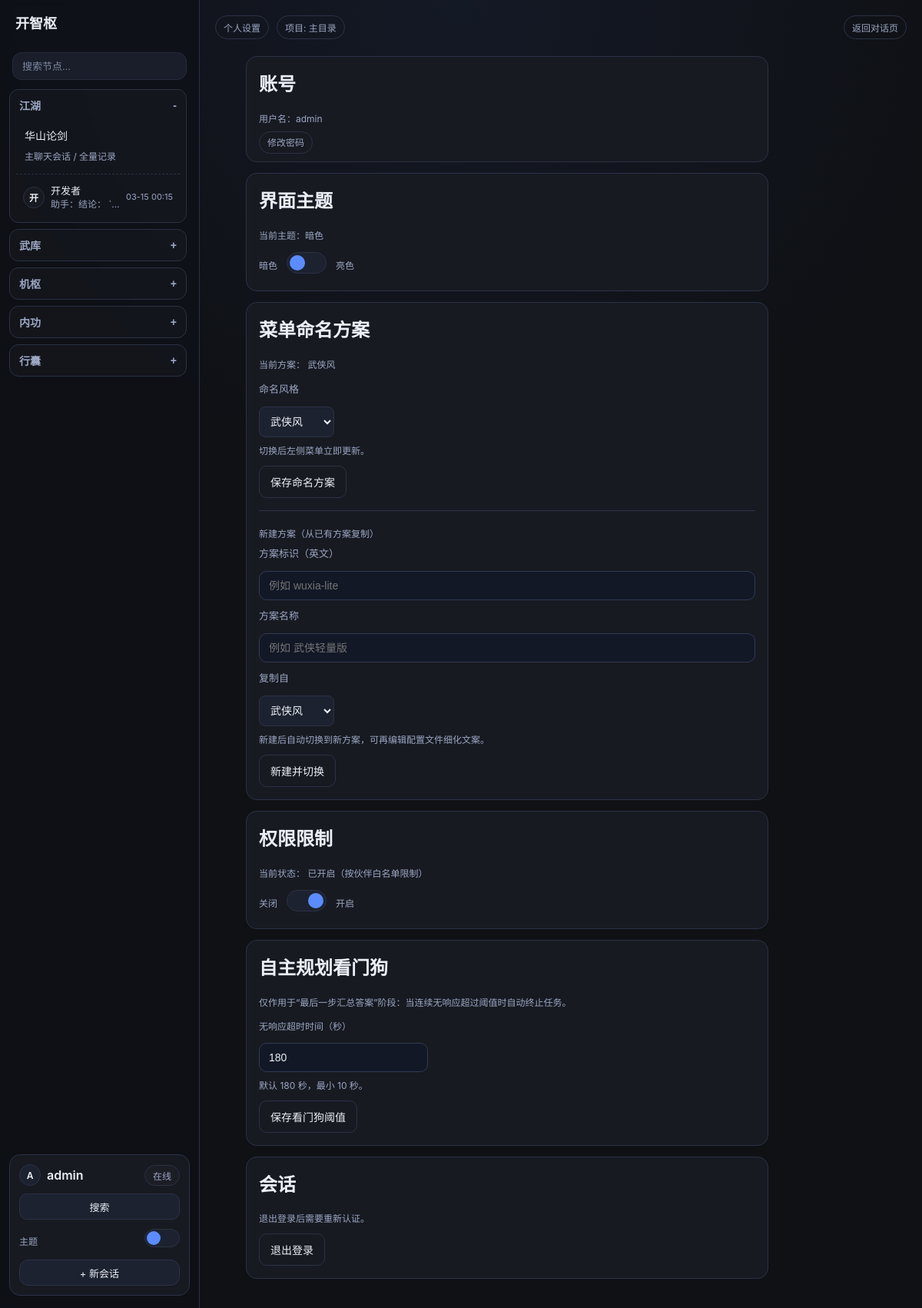
Before: /settings/profile/ (signed in) with the older database file.
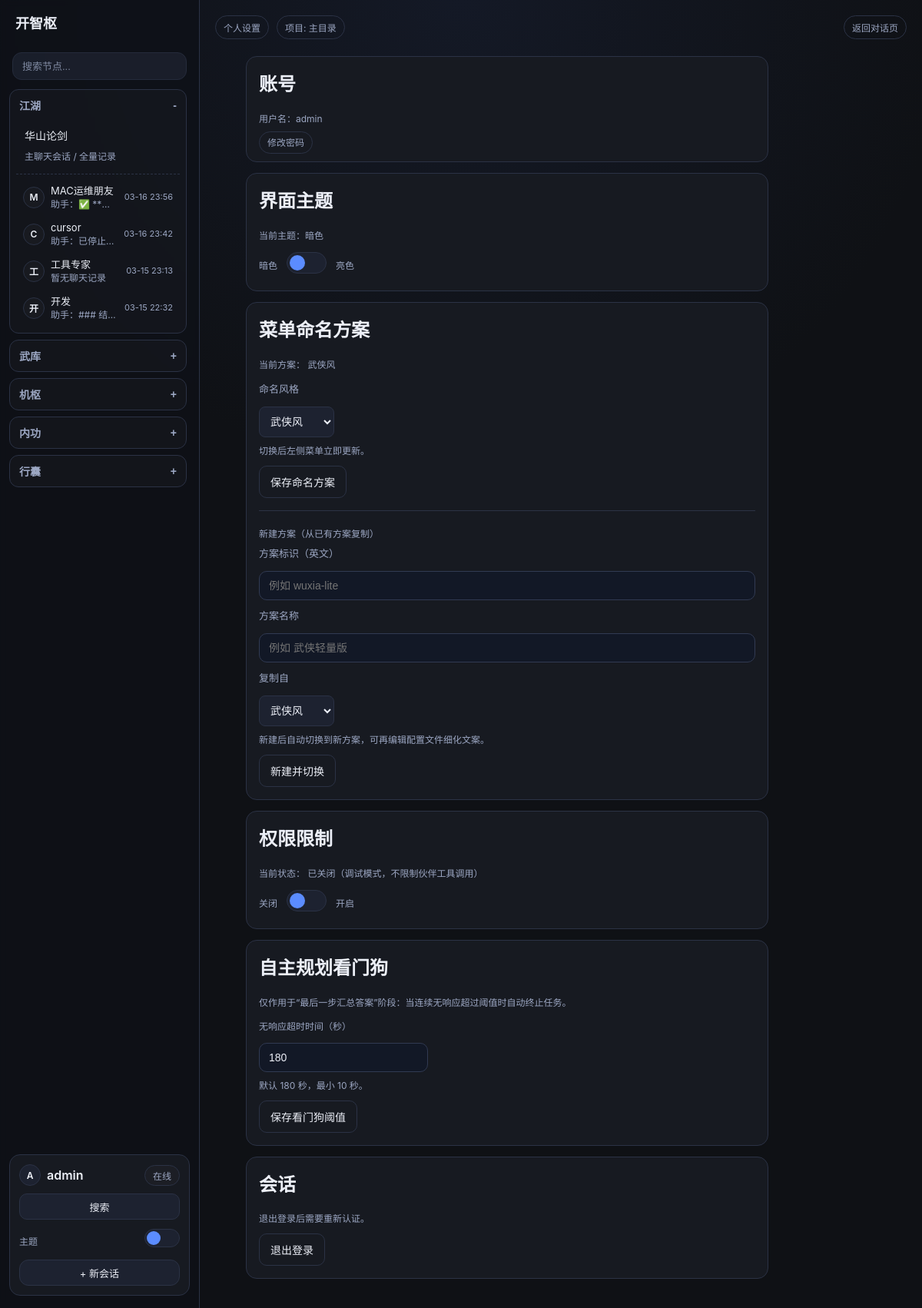
After: the same page with the newer database file.
### collector/models.py (models this page shows, shortened)
class CompanionProfile(models.Model):
    LLM_ROUTING_MANUAL = "manual"
    LLM_ROUTING_AUTO = "auto"
    LLM_ROUTING_CHOICES = [
        (LLM_ROUTING_MANUAL, "手动模式"),
        (LLM_ROUTING_AUTO, "自动模式"),
    ]
    LLM_SOURCE_API = "api"
    LLM_SOURCE_LOCAL = "local"
    LLM_SOURCE_CHOICES = [
        (LLM_SOURCE_API, "大模型 API"),
        (LLM_SOURCE_LOCAL, "本地模型"),
    ]
    name = models.CharField(max_length=80, verbose_name="伙伴标识")
    display_name = models.CharField(max_length=120, blank=True, verbose_name="展示名称")
    role_title = models.CharField(max_length=120, blank=True, verbose_name="角色名称")
    persona = models.TextField(blank=True, verbose_name="角色描述")
    tone = models.CharField(max_length=120, blank=True, verbose_name="回复语气")
    memory_notes = models.TextField(blank=True, verbose_name="记忆摘要")
    llm_routing_mode = models.CharField(
        max_length=20,
        choices=LLM_ROUTING_CHOICES,
        default=LLM_ROUTING_MANUAL,
        verbose_name="模型路由模式",
    )
    llm_source_type = models.CharField(
        max_length=20,
        choices=LLM_SOURCE_CHOICES,
        default=LLM_SOURCE_API,
        verbose_name="模型来源",
    )
    llm_api_config = models.ForeignKey(
        LLMApiConfig,
        on_delete=models.SET_NULL,
        related_name="companion_profiles",
        null=True,
        blank=True,
        verbose_name="API 模型配置",
    )
    local_llm_config = models.ForeignKey(
        LocalLLMConfig,
        on_delete=models.SET_NULL,
        related_name="companion_profiles",
        null=True,
        blank=True,
        verbose_name="本地模型配置",
    )
    default_model_name = models.CharField(max_length=120, blank=True, verbose_name="默认使用模型")
    backup_model_tokens = models.JSONField(default=list, blank=True, verbose_name="备用模型列表")
    allowed_agent_modules_text = models.CharField(
        max_length=200,
        blank=True,
        verbose_name="可调用智能体模块",
        help_text="逗号分隔，如 mindforge,skills",
    )
    allowed_control_modules_text = models.CharField(
        max_length=200,
        blank=True,
        verbose_name="可调用组件模块",
        help_text="逗号分隔，如 observe,handle",
    )
    allowed_toolsets_text = models.CharField(
        max_length=300,
        blank=True,
        verbose_name="可调用工具集",
        help_text="逗号分隔，如 component_call_tool,knowledge_curation_tool",
    )
    allowed_control_components_text = models.TextField(
        blank=True,
        verbose_name="可调用组件",
        help_text="逗号分隔 component_key，如 handle.file_reader_component",
    )
    allowed_control_functions_text = models.TextField(
        blank=True,
        verbose_name="可调用组件 API",
        help_text="逗号分隔函数路径，如 component.observe.understand_current_screen",
    )
    adapter_type = models.CharField(
        max_length=40,
        blank=True,
        default="",
        verbose_name="adapter 类型",
        help_text="外部 agent adapter 类型标识，如 process、http；空值表示不使用 adapter",
    )
    adapter_config = models.JSONField(
        default=dict,
        blank=True,
        verbose_name="adapter 配置",
        help_text="adapter 专属配置参数，JSON 格式",
    )
    knowledge_path = models.CharField(
        max_length=300,
        blank=True,
        verbose_name="知识库路径",
        help_text="相对项目根目录，如 data/companions/er-gou/knowledge",
    )
    is_active = models.BooleanField(default=True, verbose_name="是否启用")
    project = models.ForeignKey(
        Project,
        on_delete=models.CASCADE,
        related_name="companions",
        verbose_name="所属项目",
        null=True,
        blank=True,
    )
    created_by = models.ForeignKey(
        settings.AUTH_USER_MODEL,
        on_delete=models.CASCADE,
        related_name="companions",
        verbose_name="创建人",
    )
    created_at = models.DateTimeField(auto_now_add=True, verbose_name="创建时间")
    updated_at = models.DateTimeField(auto_now=True, verbose_name="更新时间")
    class Meta:
        verbose_name = "伙伴配置"
        verbose_name_plural = "伙伴配置"
        ordering = ["-updated_at", "name"]
        constraints = [
            models.UniqueConstraint(fields=["created_by", "project", "name"], name="uniq_user_project_companion"),
        ]
    def get_allowed_agent_modules(self):
        return [item for item in self.allowed_agent_modules_text.split(",") if item]
    def get_allowed_control_modules(self):
        return [item for item in self.allowed_control_modules_text.split(",") if item]
    def get_allowed_toolsets(self):
        return [item for item in self.allowed_toolsets_text.split(",") if item]
    def get_allowed_control_components(self):
        return [item for item in self.allowed_control_components_text.split(",") if item]
    def get_allowed_control_functions(self):
        return [item for item in self.allowed_control_functions_text.split(",") if item]

class RequirementMessage(models.Model):
    ROLE_USER = "user"
    ROLE_ASSISTANT = "assistant"
    ROLE_CHOICES = [
        (ROLE_USER, "用户"),
        (ROLE_ASSISTANT, "助手"),
    ]
    session = models.ForeignKey(
        RequirementSession,
        on_delete=models.CASCADE,
        related_name="messages",
        verbose_name="所属会话",
    )
    role = models.CharField(max_length=20, choices=ROLE_CHOICES, verbose_name="角色")
    content = models.TextField(verbose_name="消息内容")
    attachment = models.FileField(upload_to="chat_attachments/", blank=True, null=True, verbose_name="上传附件")
    created_at = models.DateTimeField(auto_now_add=True, verbose_name="创建时间")
    class Meta:
        ordering = ["created_at"]
        verbose_name = "需求消息"
        verbose_name_plural = "需求消息"

class RequirementSession(models.Model):
    PHASE_COLLECTING = "collecting"  # 第一阶段：收集需求
    PHASE_ORGANIZING = "organizing"  # 第二阶段：整理需求
    PHASE_COMPLETED = "completed"    # 已完成
    PHASE_CHOICES = [
        (PHASE_COLLECTING, "需求收集中"),
        (PHASE_ORGANIZING, "需求整理中"),
        (PHASE_COMPLETED, "已完成"),
    ]
    title = models.CharField(max_length=200, verbose_name="标题")
    content = models.TextField(verbose_name="原始需求内容")
    phase = models.CharField(
        max_length=20,
        choices=PHASE_CHOICES,
        default=PHASE_COLLECTING,
        verbose_name="会话阶段"
    )
    project = models.ForeignKey(
        Project,
        on_delete=models.CASCADE,
        related_name="sessions",
        verbose_name="所属项目",
        null=True,
        blank=True,
    )
    created_by = models.ForeignKey(
        settings.AUTH_USER_MODEL,
        on_delete=models.CASCADE,
        related_name="requirement_sessions",
        verbose_name="创建人",
    )
    created_at = models.DateTimeField(auto_now_add=True, verbose_name="创建时间")
    updated_at = models.DateTimeField(auto_now=True, verbose_name="更新时间")
    class Meta:
        ordering = ["-updated_at"]
        verbose_name = "需求会话"
        verbose_name_plural = "需求会话"

### collector/views.py (the view)
# urls.py: path("settings/profile/", views.profile_settings, name="profile_settings"),
@login_required
def profile_settings(request):
    context = _build_chat_context(request)
    context.update({"current_nav": "settings_profile"})
    return render(request, "collector/profile_settings.html", context)

### collector/forms.py
class ChatMessageForm(forms.Form):
    content = forms.CharField(
        label="消息内容",
        max_length=4000,
        widget=forms.Textarea(
            attrs={"rows": 4, "placeholder": "输入你的需求内容（Shift+Enter 换行），或使用麦克风语音输入"}
        ),
        required=False,  # 允许仅发送附件而不填写文本
    )
    attachment = forms.FileField(
        label="上传附件",
        required=False,
        widget=forms.ClearableFileInput(attrs={"style": "margin-top: 10px;"}),
    )

### collector/models.py (called while the page is built)
    @classmethod
    def get_bool(cls, key: str, default: bool = True) -> bool:
        key_text = str(key or "").strip()
        if not key_text:
            return bool(default)
        raw_value = cls.objects.filter(key=key_text).values_list("value_text", flat=True).first()
        if raw_value is None:
            return bool(default)
        normalized = str(raw_value or "").strip().lower()
        if normalized in {"1", "true", "yes", "on"}:
            return True
        if normalized in {"0", "false", "no", "off"}:
            return False
        return bool(default)

### collector/views.py (called while the page is built)
def _build_companion_chat_session_marker(companion_id):
    return f"{COMPANION_CHAT_SESSION_MARKER_PREFIX}{int(companion_id)}"

### templates/collector/profile_settings.html (shortened to what the changed rows need)
{% extends "base.html" %}
{% block content %}
<div class="app-shell app-shell-settings">
    <aside class="sidebar sidebar-menu">
        {% include "collector/partials/sidebar_menu.html" %}
    </aside>
    <main class="main-panel">
        <section class="conversation">
            <div class="chat-track">
                <div class="panel settings-card">
                    <h2 style="margin-top: 0;">账号</h2>
                </div>
                <div class="panel settings-card">
                    <h2 style="margin-top: 0;">界面主题</h2>
                </div>
                <div class="panel settings-card">
                    <h2 style="margin-top: 0;">菜单命名方案</h2>
                </div>
                <div class="panel settings-card">
                    <h2 style="margin-top: 0;">权限限制</h2>
                    <div class="meta" style="margin-top: 4px;">
                        当前状态：
                        {% if permission_restriction_enabled %}
                        已开启（按伙伴白名单限制）
                        {% else %}
                        已关闭（调试模式，不限制伙伴工具调用）
                        {% endif %}
                    </div>
                    <form method="post" action="{% url 'system_settings' %}" style="margin-top: 14px;">
                        <div class="profile-theme-row">
                        </div>
                    </form>
                </div>
                <div class="panel settings-card">
                    <h2 style="margin-top: 0;">自主规划看门狗</h2>
                </div>
                <div class="panel settings-card">
                    <h2 style="margin-top: 0;">会话</h2>
                </div>
            </div>
        </section>
    </main>
</div>
{% endblock %}

### templates/collector/partials/sidebar_menu.html (shortened to what the changed rows need)
<div class="menu-tree">
    <section class="menu-section is-open" data-menu-section>
        <div class="menu-section-body">
            <div class="friend-list">
                {% for item in sidebar_companion_items %}
                <a class="friend-item {% if current_companion_nav_id == item.obj.id %}active{% endif %}" href="{% url 'companion_chat' item.obj.id %}" title="{{ item.display_name_or_name }}">
                    <span class="friend-avatar">{{ item.avatar_text }}</span>
                    <span class="friend-main">
                        <span class="friend-name">{{ item.display_name_or_name }}</span>
                        <span class="friend-summary">{{ item.last_chat_summary }}</span>
                    </span>
                    <span class="friend-time">{% if item.last_chat_at %}{{ item.last_chat_at|date:"m-d H:i" }}{% endif %}</span>
                </a>
                {% empty %}
                <div class="meta" style="padding: 4px 10px;">暂无最近伙伴会话</div>
                {% endfor %}
            </div>
        </div>
    </section>
</div>

Changed rows visible on the page:
no longer on this page (row unchanged): RequirementMessage: last_chat_at "03-15 00:15"
changed CompanionProfile: display_name "开发者" → "MAC运维朋友" (drawn)
added RequirementMessage: last_chat_at "03-16 23:56"
added CompanionProfile: display_name_or_name "cursor"
added RequirementMessage: last_chat_at "03-16 23:42"
added CompanionProfile: display_name_or_name "工具专家"
added RequirementSession: last_chat_at "03-15 23:13"
added CompanionProfile: display_name_or_name "开发"
added RequirementMessage: last_chat_at "03-15 22:32"
Other visible differences:
new list line: "M 助手：✅ **…"
new list line: "MAC运维朋友"
new list line: "C 助手：已停止…"
new list line: "工 暂无聊天记录"
new list line: "开 助手：### 结…"
text no longer shown: "已开启（按伙伴白名单限制）"
text now shown: "已关闭（调试模式，不限制伙伴工具调用）"
list line gone: "开 助手：结论： `…"
list line gone: "开发者"
